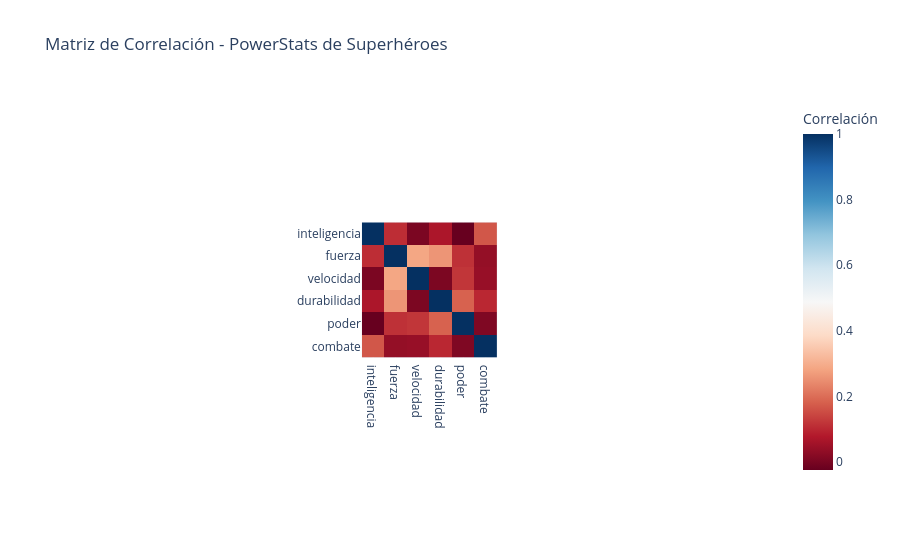
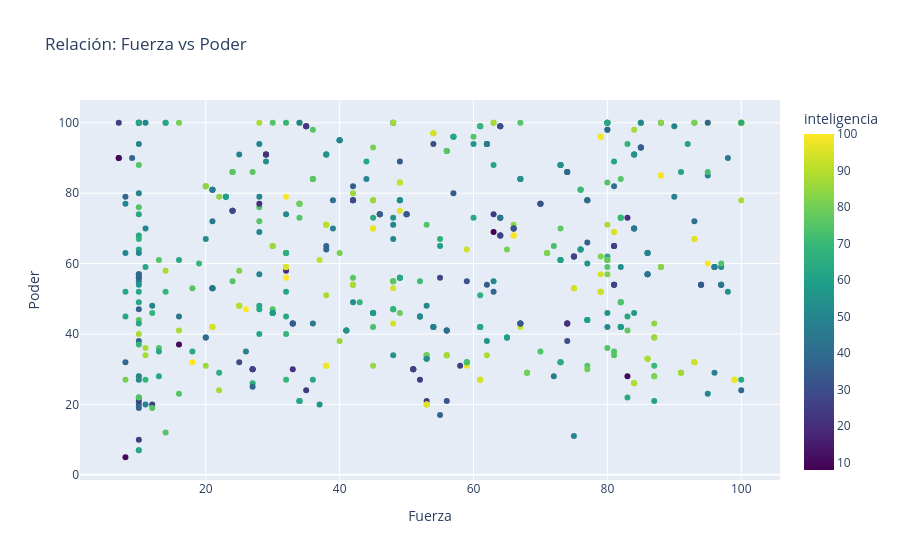

The notebook cell saved with these charts, in order:
### Code cell
# ===============================
# Celda 4: Análisis Exploratorio de Datos (EDA)
# ===============================

# ----------------------------------
# Estadísticas descriptivas
# ----------------------------------
print("📈 Estadísticas Descriptivas:")
print(
    df[['inteligencia', 'fuerza', 'velocidad', 'durabilidad', 'poder', 'combate']]
    .describe()
)

# ----------------------------------
# Matriz de correlación
# ----------------------------------
print("\n🔗 Matriz de Correlación:")
correlation = df[
    ['inteligencia', 'fuerza', 'velocidad', 'durabilidad', 'poder', 'combate']
].corr()
print(correlation)

# ----------------------------------
# Heatmap de correlación
# ----------------------------------
fig_corr = px.imshow(
    correlation,
    labels=dict(color="Correlación"),
    title="Matriz de Correlación - PowerStats de Superhéroes",
    color_continuous_scale="RdBu"
)

# ✅ Guardar imagen con Kaleido
fig_corr.write_image(
    "../data/matriz_correlacion_powerstats.png",
    width=1000,
    height=800
)

fig_corr.show()

print("✅ Gráfica guardada: data/matriz_correlacion_powerstats.png")

# ----------------------------------
# Scatter plot: Fuerza vs Poder
# ----------------------------------
fig_scatter = px.scatter(
    df,
    x='fuerza',
    y='poder',
    title='Relación: Fuerza vs Poder',
    labels={
        'fuerza': 'Fuerza',
        'poder': 'Poder'
    },
    color='inteligencia',
    color_continuous_scale='Viridis',
    hover_data=['superheroe', 'editorial']
)

# ✅ Guardar imagen con Kaleido
fig_scatter.write_image(
    "../data/fuerza_vs_poder.png",
    width=1000,
    height=800
)

fig_scatter.show()

print("✅ Gráfica guardada: data/fuerza_vs_poder.png")

### Figure 1 — Plotly figure (JSON) as saved in the notebook; plotly's stock layout.template omitted (floating-point values rounded to 4 significant figures)
{"data": [{"coloraxis": "coloraxis", "hovertemplate": "x: %{x}<br>y: %{y}<br>Correlación: %{z}<extra></extra>", "name": "0", "type": "heatmap", "x": ["inteligencia", "fuerza", "velocidad", "durabilidad", "poder", "combate"], "xaxis": "x", "y": ["inteligencia", "fuerza", "velocidad", "durabilidad", "poder", "combate"], "yaxis": "y", "z": [[1, 0.1081, 0.002811, 0.06931, -0.02471, 0.1673], [0.1081, 1, 0.286, 0.2591, 0.1132, 0.03729], [0.002811, 0.286, 1, 0.004606, 0.1202, 0.04075], [0.06931, 0.2591, 0.004606, 1, 0.1833, 0.09915], [-0.02471, 0.1132, 0.1202, 0.1833, 1, 0.008733], [0.1673, 0.03729, 0.04075, 0.09915, 0.008733, 1]]}], "layout": {"autosize": true, "coloraxis": {"colorbar": {"title": {"text": "Correlación"}}, "colorscale": [[0, "rgb(103,0,31)"], [0.1, "rgb(178,24,43)"], [0.2, "rgb(214,96,77)"], [0.3, "rgb(244,165,130)"], [0.4, "rgb(253,219,199)"], [0.5, "rgb(247,247,247)"], [0.6, "rgb(209,229,240)"], [0.7, "rgb(146,197,222)"], [0.8, "rgb(67,147,195)"], [0.9, "rgb(33,102,172)"], [1, "rgb(5,48,97)"]]}, "title": {"text": "Matriz de Correlación - PowerStats de Superhéroes"}, "xaxis": {"anchor": "y", "autorange": true, "constrain": "domain", "domain": [0.4032, 0.5968], "range": [-0.5, 5.5], "scaleanchor": "y", "type": "category"}, "yaxis": {"anchor": "x", "autorange": true, "constrain": "domain", "domain": [0, 1], "range": [5.5, -0.5], "type": "category"}}}

### Figure 2 — Plotly figure (JSON) as saved in the notebook; plotly's stock layout.template omitted (floating-point values rounded to 4 significant figures; data arrays with more than 128 entries replaced by an {"elided": "..."} marker saying what was removed)
{"data": [{"customdata": {"elided": "581x2 str values"}, "hovertemplate": "Fuerza=%{x}<br>Poder=%{y}<br>superheroe=%{customdata[0]}<br>editorial=%{customdata[1]}<br>inteligencia=%{marker.color}<extra></extra>", "legendgroup": "", "marker": {"color": {"elided": "581 int values"}, "coloraxis": "coloraxis", "symbol": "circle"}, "mode": "markers", "name": "", "orientation": "v", "showlegend": false, "type": "scatter", "x": {"elided": "581 int values"}, "xaxis": "x", "y": {"elided": "581 int values"}, "yaxis": "y"}], "layout": {"autosize": true, "coloraxis": {"colorbar": {"title": {"text": "inteligencia"}}, "colorscale": [[0, "#440154"], [0.1111, "#482878"], [0.2222, "#3e4989"], [0.3333, "#31688e"], [0.4444, "#26828e"], [0.5556, "#1f9e89"], [0.6667, "#35b779"], [0.7778, "#6ece58"], [0.8889, "#b5de2b"], [1, "#fde725"]]}, "legend": {"tracegroupgap": 0}, "title": {"text": "Relación: Fuerza vs Poder"}, "xaxis": {"anchor": "y", "autorange": true, "domain": [0, 1], "range": [1.347, 105.7], "title": {"text": "Fuerza"}, "type": "linear"}, "yaxis": {"anchor": "x", "autorange": true, "domain": [0, 1], "range": [-2.84, 107.8], "title": {"text": "Poder"}, "type": "linear"}}}
